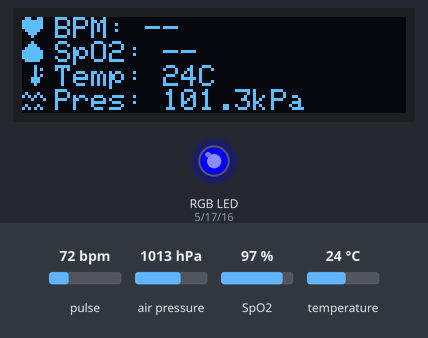
The sketch below on a simulated ESP32. Parts: 128×32 one-colour display, an RGB LED mixed from three pins (HIGH = lit). Inputs (shaded band) come from the test bench; at power-on: air pressure 1013 hPa, temperature 24 °C, SpO2 97 %, pulse 72 bpm. What the sketch prints to the serial monitor is not drawn.

Above: at 0.94 s.
1.3 s: air pressure set to 982 hPa
At 4.27 s:
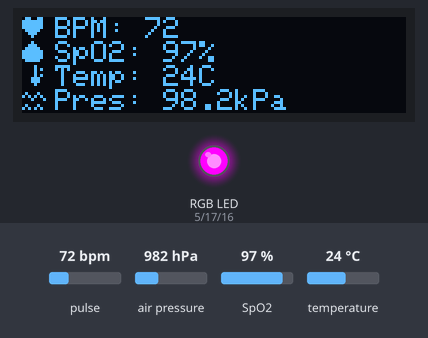
5.8 s: air pressure set to 977 hPa
At 5.94 s:
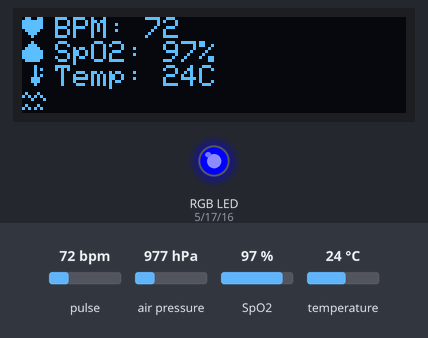
7.9 s: temperature set to 40.3 °C
At 8.22 s:
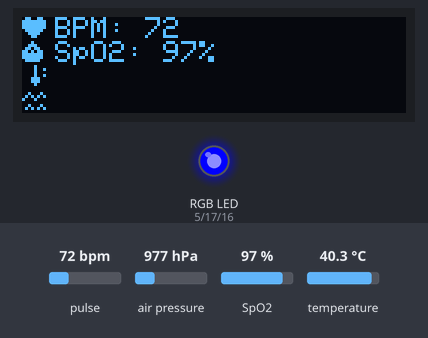
10.0 s: temperature set to 41.7 °C
At 10.51 s:
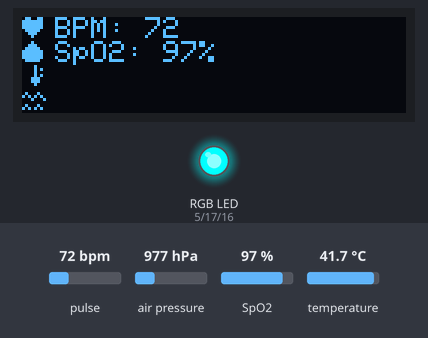
12.3 s: SpO2 set to 80 %
At 13.22 s:
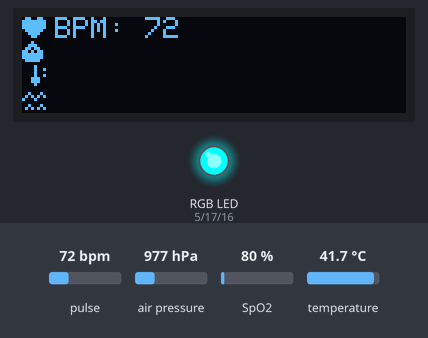
15.4 s: pulse set to 42 bpm
At 16.34 s:
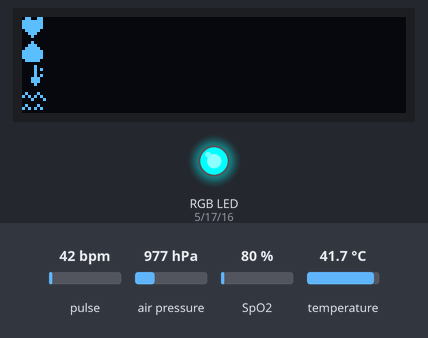
Timing chart, 0 to 18.4 s (numbered marks = the images above; inputs shaded):
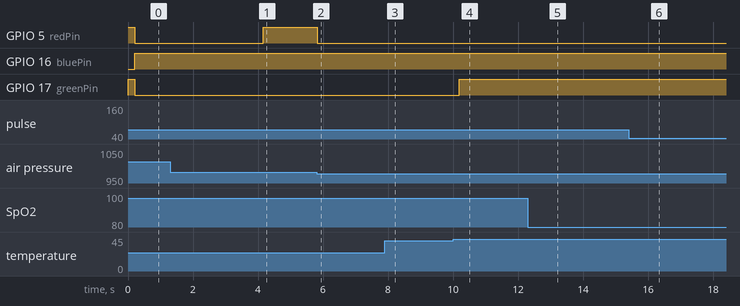

The sketch:

KerbalLifeSaver.ino
```cpp
#include <MAX30105.h>
#include <heartRate.h>
#include <spo2_algorithm.h>
#include <Wire.h>
#include <Adafruit_BMP280.h>
#include <SPI.h>
#include <Adafruit_GFX.h>
#include <Adafruit_SSD1306.h>

#define SCREEN_WIDTH 128
#define SCREEN_HEIGHT 32
#define OLED_RESET     -1
#define SCREEN_ADDRESS 0x3C
Adafruit_SSD1306 display(SCREEN_WIDTH, SCREEN_HEIGHT, &Wire, OLED_RESET);

Adafruit_BMP280 bmp;
MAX30105 particleSensor;

// RGB LED pins (common anode — LOW = on)
const int redPin   = 5;
const int greenPin = 17;
const int bluePin  = 16;

// ──────────────────────────────────────────────
// Safety boundaries
// ──────────────────────────────────────────────
// Heart rate (BPM)
const int HR_LOW_WARN  = 50;
const int HR_LOW_CRIT  = 40;
const int HR_HIGH_WARN = 110;
const int HR_HIGH_CRIT = 150;

// SpO2 (%)
const int SPO2_LOW_WARN = 95;
const int SPO2_LOW_CRIT = 90;

// Temperature (°C)
const int TEMP_LOW_WARN  = 18;
const int TEMP_LOW_CRIT  = 10;
const int TEMP_HIGH_WARN = 35;
const int TEMP_HIGH_CRIT = 40;

// Pressure (kPa)
const float PRES_LOW_WARN  = 98.0;
const float PRES_LOW_CRIT  = 96.0;
const float PRES_HIGH_WARN = 103.0;
const float PRES_HIGH_CRIT = 105.0;

// ──────────────────────────────────────────────
// Sensor state
// ──────────────────────────────────────────────
uint32_t irBuffer[100];
uint32_t redBuffer[100];
int32_t bufferLength = 100;
int32_t spo2;
int8_t  validSPO2;
int32_t heartRate;
int8_t  validHeartRate;

int currentHeartRate   = -999;
int currentBloodOxygen = -999;
int sampleCounter      = 0;
bool initialBufferFull = false;

unsigned long lastPrintTime   = 0;
unsigned long lastDisplayTime = 0;
const unsigned long PRINT_INTERVAL   = 1000;
const unsigned long DISPLAY_INTERVAL = 200;

int animFrame = 0;

// ──────────────────────────────────────────────
// Status levels
// ──────────────────────────────────────────────
enum Status { GOOD, WARN, CRIT, NO_DATA };

Status getHRStatus(int val) {
  if (val == -999) return NO_DATA;
  if (val < HR_LOW_CRIT  || val > HR_HIGH_CRIT)  return CRIT;
  if (val < HR_LOW_WARN  || val > HR_HIGH_WARN)   return WARN;
  return GOOD;
}

Status getSPO2Status(int val) {
  if (val == -999) return NO_DATA;
  if (val < SPO2_LOW_CRIT) return CRIT;
  if (val < SPO2_LOW_WARN) return WARN;
  return GOOD;
}

Status getTempStatus(int val) {
  if (val < TEMP_LOW_CRIT  || val > TEMP_HIGH_CRIT)  return CRIT;
  if (val < TEMP_LOW_WARN  || val > TEMP_HIGH_WARN)   return WARN;
  return GOOD;
}

Status getPresStatus(float val) {
  if (val < PRES_LOW_CRIT  || val > PRES_HIGH_CRIT)  return CRIT;
  if (val < PRES_LOW_WARN  || val > PRES_HIGH_WARN)   return WARN;
  return GOOD;
}

Status overallStatus(Status a, Status b, Status c, Status d) {
  Status worst = GOOD;
  Status all[] = {a, b, c, d};
  for (int i = 0; i < 4; i++) {
    if (all[i] == CRIT) return CRIT;
    if (all[i] == WARN || all[i] == NO_DATA) worst = WARN;
  }
  return worst;
}

// ──────────────────────────────────────────────
// RGB LED (common anode: LOW = on, HIGH = off)
// ──────────────────────────────────────────────
void setLED(Status s) {
  digitalWrite(redPin,   HIGH);
  digitalWrite(greenPin, HIGH);
  digitalWrite(bluePin,  HIGH);
  switch (s) {
    case GOOD:    digitalWrite(greenPin, LOW); break;
    case WARN:    digitalWrite(redPin, LOW); digitalWrite(greenPin, LOW); break; // red+green = yellow
    case CRIT:    digitalWrite(redPin,   LOW); break;
    case NO_DATA: digitalWrite(bluePin,  LOW); break;
  }
}

// ──────────────────────────────────────────────
// Animated icons (8×7 bitmaps, 2 frames each)
// ──────────────────────────────────────────────
const uint8_t heartIcon[2][7] = {
  { 0b01100110, 0b11111110, 0b11111110, 0b11111110, 0b01111100, 0b00111000, 0b00010000 },
  { 0b01100110, 0b11111111, 0b11111111, 0b11111111, 0b01111110, 0b00111100, 0b00011000 }
};

const uint8_t dropIcon[2][7] = {
  { 0b00010000, 0b00111000, 0b01111100, 0b11111110, 0b11111110, 0b11111110, 0b01111100 },
  { 0b00010000, 0b00111000, 0b01101100, 0b11010110, 0b11111110, 0b11111110, 0b01111100 }
};

const uint8_t thermIcon[2][7] = {
  { 0b00001000, 0b00001010, 0b00001000, 0b00001010, 0b00011100, 0b00011100, 0b00001000 },
  { 0b00001000, 0b00001001, 0b00001000, 0b00001001, 0b00011100, 0b00011100, 0b00001000 }
};

const uint8_t waveIcon[2][7] = {
  { 0b00000000, 0b01000100, 0b10101010, 0b00010001, 0b00000000, 0b01000100, 0b10101010 },
  { 0b00000000, 0b00100010, 0b01010101, 0b10001000, 0b00000000, 0b00100010, 0b01010101 }
};

void drawIcon(int x, int y, const uint8_t icon[][7], int frame, uint16_t colour) {
  for (int row = 0; row < 7; row++) {
    for (int col = 0; col < 8; col++) {
      if (icon[frame][row] & (0x80 >> col)) {
        display.drawPixel(x + col, y + row, colour);
      }
    }
  }
}

bool shouldShowValue(Status s, unsigned long now) {
  if (s == GOOD || s == NO_DATA) return true;
  if (s == WARN) return (now / 600) % 2 == 0;
  if (s == CRIT) return (now / 200) % 2 == 0;
  return true;
}

// ──────────────────────────────────────────────
// Setup
// ──────────────────────────────────────────────
void setup() {
  Serial.begin(115200);
  while (!Serial) delay(100);

  pinMode(redPin,   OUTPUT);
  pinMode(greenPin, OUTPUT);
  pinMode(bluePin,  OUTPUT);
  digitalWrite(redPin,   HIGH);
  digitalWrite(greenPin, HIGH);
  digitalWrite(bluePin,  LOW); // blue = initialising

  Wire.begin(21, 22);
  bmp.begin(0x76);

  if (!display.begin(SSD1306_SWITCHCAPVCC, SCREEN_ADDRESS)) {
    Serial.println("SSD1306 init failed");
    while (true);
  }
  display.clearDisplay();
  display.setTextSize(1);
  display.setTextColor(WHITE);
  display.setCursor(0, 12);
  display.println("  Initialising...");
  display.display();

  particleSensor.begin(Wire, I2C_SPEED_FAST);

  bmp.setSampling(Adafruit_BMP280::MODE_NORMAL,
                  Adafruit_BMP280::SAMPLING_X2,
                  Adafruit_BMP280::SAMPLING_X16,
                  Adafruit_BMP280::FILTER_X16,
                  Adafruit_BMP280::STANDBY_MS_500);

  byte ledBrightness = 60;
  byte sampleAverage = 4;
  byte ledMode       = 2;
  byte sampleRate    = 100;
  int  pulseWidth    = 411;
  int  adcRange      = 4096;
  particleSensor.setup(ledBrightness, sampleAverage, ledMode, sampleRate, pulseWidth, adcRange);
  particleSensor.setPulseAmplitudeGreen(0);
  particleSensor.clearFIFO();
}

// ──────────────────────────────────────────────
// Loop
// ──────────────────────────────────────────────
void loop() {
  particleSensor.check();

  if (particleSensor.getIR() < 40000) {
    currentHeartRate   = -999;
    currentBloodOxygen = -999;
    sampleCounter      = 0;
    initialBufferFull  = false;
    particleSensor.clearFIFO();
  } else {
    while (particleSensor.available()) {
      if (initialBufferFull) {
        memmove(redBuffer, redBuffer + 1, 99 * sizeof(uint32_t));
        memmove(irBuffer,  irBuffer  + 1, 99 * sizeof(uint32_t));
        redBuffer[99] = particleSensor.getFIFORed();
        irBuffer[99]  = particleSensor.getFIFOIR();
        particleSensor.nextSample();
        sampleCounter++;

        if (sampleCounter >= 25) {
          sampleCounter = 0;
          maxim_heart_rate_and_oxygen_saturation(
            irBuffer, bufferLength, redBuffer,
            &spo2, &validSPO2, &heartRate, &validHeartRate);
          if (validHeartRate && heartRate > 40 && heartRate < 200) currentHeartRate   = heartRate;
          if (validSPO2      && spo2 > 70      && spo2 <= 100)     currentBloodOxygen = spo2;
        }
      } else {
        redBuffer[sampleCounter] = particleSensor.getFIFORed();
        irBuffer[sampleCounter]  = particleSensor.getFIFOIR();
        particleSensor.nextSample();
        sampleCounter++;

        if (sampleCounter >= 100) {
          maxim_heart_rate_and_oxygen_saturation(
            irBuffer, bufferLength, redBuffer,
            &spo2, &validSPO2, &heartRate, &validHeartRate);
          if (validHeartRate && heartRate > 40 && heartRate < 200) currentHeartRate   = heartRate;
          if (validSPO2      && spo2 > 70      && spo2 <= 100)     currentBloodOxygen = spo2;
          sampleCounter     = 0;
          initialBufferFull = true;
        }
      }
    }
  }

  // ── Serial print ──
  if (millis() - lastPrintTime >= PRINT_INTERVAL) {
    lastPrintTime = millis();
    int temperature  = bmp.readTemperature();
    float pressure   = bmp.readPressure() / 1000.0; // Pa → kPa
    Serial.println("Temperature: " + String(temperature) + " C");
    Serial.println("Pressure: "    + String(pressure, 2) + " kPa");
    Serial.println("Heart Rate: "  + String(currentHeartRate) + " BPM");
    Serial.println("Blood Oxygen: "+ String(currentBloodOxygen) + " %");
    Serial.println("---");
  }

  // ── Display + LED update ──
  if (millis() - lastDisplayTime >= DISPLAY_INTERVAL) {
    lastDisplayTime = millis();
    animFrame = (animFrame + 1) % 2;

    int temperature  = bmp.readTemperature();
    float pressure   = bmp.readPressure() / 1000.0; // Pa → kPa

    Status hrStatus   = getHRStatus(currentHeartRate);
    Status spo2Status = getSPO2Status(currentBloodOxygen);
    Status tempStatus = getTempStatus(temperature);
    Status presStatus = getPresStatus(pressure);
    Status overall    = overallStatus(hrStatus, spo2Status, tempStatus, presStatus);

    setLED(overall);

    unsigned long now = millis();
    display.clearDisplay();

    // Row 0 — Heart Rate  (y=0)
    drawIcon(0, 0, heartIcon, animFrame, WHITE);
    if (shouldShowValue(hrStatus, now)) {
      display.setCursor(11, 0);
      display.print("BPM: ");
      if (currentHeartRate == -999) display.print("--");
      else display.print(currentHeartRate);
    }

    // Row 1 — SpO2  (y=8)
    drawIcon(0, 8, dropIcon, animFrame, WHITE);
    if (shouldShowValue(spo2Status, now)) {
      display.setCursor(11, 8);
      display.print("SpO2: ");
      if (currentBloodOxygen == -999) display.print("--");
      else { display.print(currentBloodOxygen); display.print("%"); }
    }

    // Row 2 — Temperature  (y=16)
    drawIcon(0, 16, thermIcon, animFrame, WHITE);
    if (shouldShowValue(tempStatus, now)) {
      display.setCursor(11, 16);
      display.print("Temp: ");
      display.print(temperature);
      display.print("C");
    }

    // Row 3 — Pressure  (y=24)
    drawIcon(0, 24, waveIcon, animFrame, WHITE);
    if (shouldShowValue(presStatus, now)) {
      display.setCursor(11, 24);
      display.print("Pres: ");
      display.print(pressure, 1);
      display.print("kPa");
    }

    display.display();
  }
}
```

Measured:
- the behaviour switches between 980 and 979 hPa on air pressure (found by bisection; images 1 and 2)
- the behaviour switches between 40.9 and 41 °C on temperature (found by bisection; images 3 and 4)
- after the input at 5.8 s, GPIO 5 (redPin): HIGH → LOW at once; the display: changes at once (image 2)
- after the input at 7.9 s, the display: first changes at once (image 3 shows a later state)
- after the input at 10.0 s, GPIO 17 (greenPin): LOW → HIGH after 0.18 s
- after the input at 12.3 s, the display: first differs from a run without the input after 0.82 s (image 5)
- after the input at 15.4 s, the display: first differs from a run without the input after 0.84 s (image 6)
